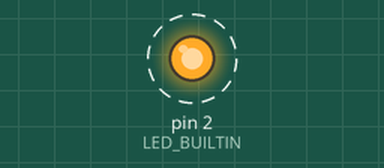
This sketch was run on a simulated Arduino Uno, built with avr-gcc and run on an emulated ATmega328P. Parts: output pins drawn as LEDs (lit = HIGH). Dashed ring = blinking. What the sketch prints to the serial monitor is not drawn.

Above: at 0.5 s.
Timing chart, 0 to 4.6 s (numbered marks = the images above):
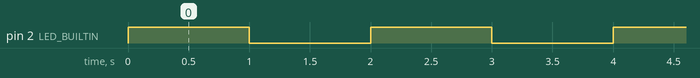

The sketch:

test_simple.ino
```cpp
#include <Arduino.h>

#define FIRMWARE_VERSION_STR "1.0"

#define LED_BUILTIN 2

void setup() {
  Serial.begin(115200);
  pinMode(LED_BUILTIN, OUTPUT);
}

void loop() {
  digitalWrite(LED_BUILTIN, HIGH);
  delay(1000);
  digitalWrite(LED_BUILTIN, LOW);
  delay(1000);
  Serial.println("Hello from OTT Device!");
}
```

Measured:
- by itself, pin 2 (LED_BUILTIN): alternates HIGH for 1.0 s and LOW for 1.0 s
